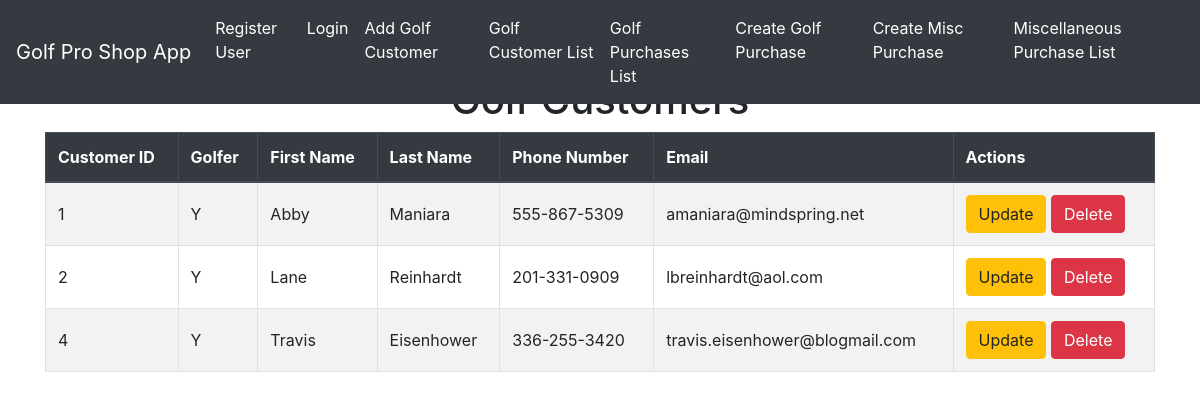
The page /list/ on the database as committed earlier.
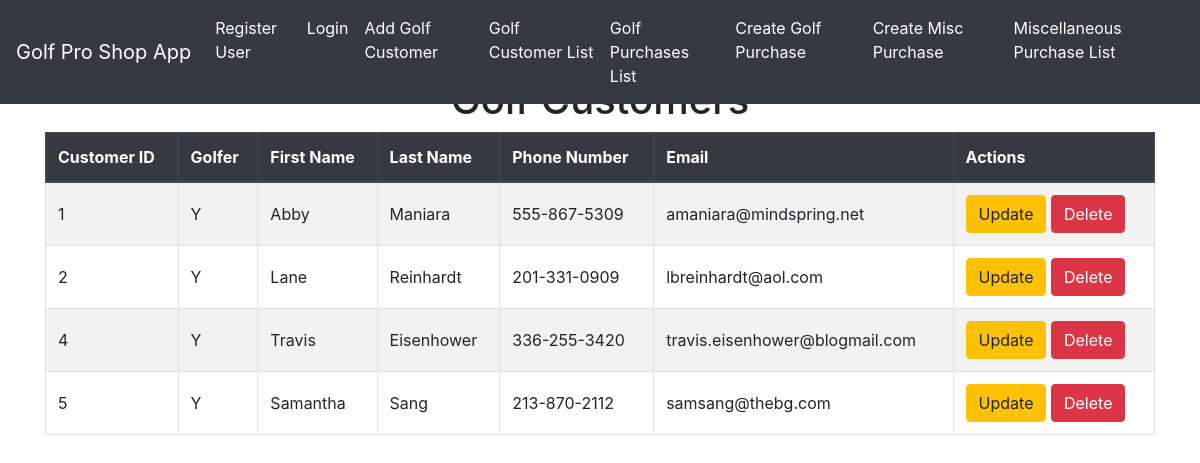
The same page on the database as committed later.
### golfproapp/models.py (models this page shows)
class Customer(models.Model):
    customer_id = models.AutoField(primary_key=True)
    golferchoice=[('Y','Yes'),('N','No'),]
    gchoice = models.CharField(max_length=1, choices=golferchoice, default='Y')
    fname = models.TextField(max_length=10, default="Golfer1")
    lname = models.TextField(max_length=10, default="Golfer1Lname")
    g_phone = models.CharField(default="555-867-5309", max_length=15)
    g_email = models.CharField(default="bob.smith@aol.com", max_length=30)

### golfproapp/views.py (the view)
# urls.py: path('list/', views.customer_list_view, name='customer_list'),
def customer_list_view(request):
    customers = Customer.objects.all()
    return render(request,'golfproapp/customer_list.html', {'customers': customers})

### golfproapp/templates/golfproapp/customer_list.html (shortened to what this page needs)
{% extends "golfproapp/layout.html" %}
{% block content %}
    <h1 class="text-center">Golf Customers</h1>
    <table class="table table-bordered table-striped ">
        <thead class="thead-dark">
            <tr>
                <th>Customer ID</th>
                <th>Golfer</th>
                <th>First Name</th>
                <th>Last Name</th>
                <th>Phone Number</th>
                <th>Email</th>
                <th>Actions</th>
            </tr>
        </thead>
        <tbody>
            {% for customer in customers %}
            <tr>
                <td>{{ customer.customer_id }} </td>
                <td>{{ customer.gchoice }} </td>
                <td>{{ customer.fname }} </td>
                <td>{{ customer.lname }} </td>
                <td>{{ customer.g_phone }} </td>
                <td>{{ customer.g_email }} </td>
                <td>
                    <a href="{% url 'customer_update' customer.customer_id %}" class="btn btn-warning" >Update</a>
                    <a href="{% url 'customer_delete' customer.customer_id %}" class="btn btn-danger" >Delete</a>
                </td>
            </tr>
            {% endfor %}
        </tbody>
    </table>
{% endblock %}

Rows that differ between the two databases and show on the page:
added Customer: customer_id "5", gchoice "Y", fname "Samantha", lname "Sang", g_phone "213-870-2112", g_email "samsang@thebg.com"
